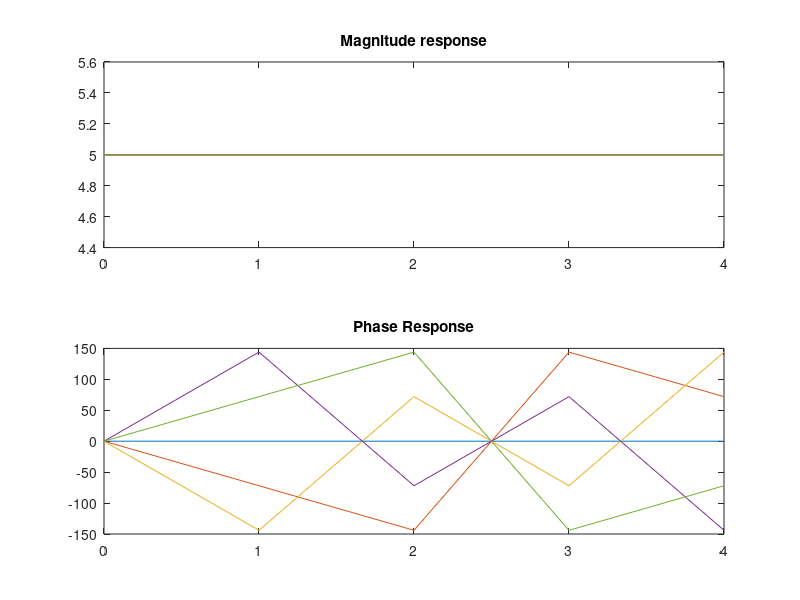

The MATLAB script that drew this image:
N=input('Enter the number of Points in DFT ');
x = input('Enter the sequence for which DFT is to be calculated ');
n=[0:1:N-1];
k=[0:1:N-1];
WN=exp(-1j*2*pi/N);
nk=n'*k;
WNnk=WN.^nk;
Xk=x*WNnk;
MagX=abs(Xk); % Magnitude of calculated DFT
PhaseX=angle(Xk)*180/pi; % Phase of the calculated DFT figure(1);
subplot(2,1,1);
plot(k,MagX);
title('Magnitude response');
subplot(2,1,2);
plot(k,PhaseX);
title('Phase Response');
